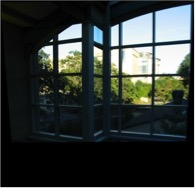
#> input picture lesson11/imgs/11_img1.jpg, 195 x 188 px
$ jupyter execute --allow-errors ImageBlend.ipynb   (shell and % lines are left out)
#> lines starting #> are read from the running program, lines starting #| are printed output that depends on the picture
[cell 1]
from PIL import Image
import numpy as np
import matplotlib.pyplot as plt
import cv2
from skimage.io import imread
from scipy.fftpack import ifftn, fft2, ifft2
import matplotlib.pyplot as plt
import matplotlib.cm as cm
import cmath
import warnings
warnings.filterwarnings(action='ignore')

[cell 2]
img1=cv2.imread('./imgs/11_img1.jpg')[:,:,::-1]
img2=cv2.imread('./imgs/12_img2.jpg')[:,:,::-1]
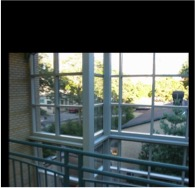
#> input picture lesson11/imgs/12_img2.jpg, 195 x 188 px
plt.figure(figsize=(10,5))
plt.subplot(1,2,1)
plt.title("img1")
plt.imshow(img1,cmap=cm.gray)
plt.subplot(1,2,2)
plt.title("img2")
plt.imshow(img2,cmap=cm.gray)
plt.show()

[cell 3]
img1Gray=cv2.cvtColor(img1, cv2.COLOR_RGB2GRAY)
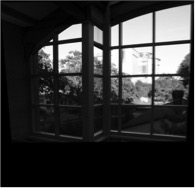
#> img1Gray: shape (188, 195); min 0, max 255, mean 53.8
imgDist1=cv2.distanceTransform(img1Gray, distanceType=cv2.DIST_L2, maskSize=5)
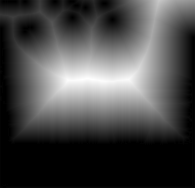
#> imgDist1: shape (188, 195) float32; min 0, max 63.97, mean 18.2; drawn with min black and max white
img2Gray=cv2.cvtColor(img2, cv2.COLOR_RGB2GRAY)
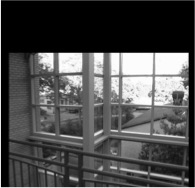
#> img2Gray: shape (188, 195); min 0, max 255, mean 77
imgDist2=cv2.distanceTransform(img2Gray, distanceType=cv2.DIST_L2, maskSize=5)
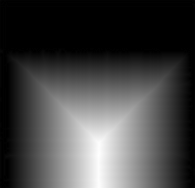
#> imgDist2: shape (188, 195) float32; min 0, max 91.98, mean 24.4; drawn with min black and max white

plt.figure(figsize=(10,5))
plt.subplot(1,2,1)
plt.imshow(imgDist1, cmap="gray")
plt.title("dist1")
plt.subplot(1,2,2)
plt.imshow(imgDist2, cmap="gray")
plt.title("dist2")
plt.show()

[cell 4]
imgAlpha = imgDist1/(imgDist1+imgDist2+1e-5)
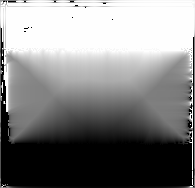
#> imgAlpha: shape (188, 195) float32; min 0, max 1, mean 0.511
plt.imshow(imgAlpha, cmap="gray")
plt.show()

[cell 5]
imgBlend12 = img1.copy()
for c in range(3):
    imgBlend12[:,:,c]=img1[:,:,c] * imgAlpha + img2[:,:,c]*(1-imgAlpha)
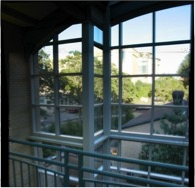
#> imgBlend12: shape (188, 195, 3); mean R, G, B 77.3, 88.2, 87.2

plt.figure(figsize=(10,10))
plt.imshow(imgBlend12, cmap="gray")
plt.show()

[cell 6]
imgApple=cv2.imread("./imgs/13_apple.png")[:,:,::-1]
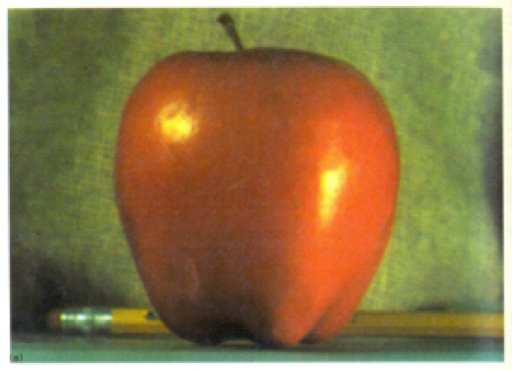
#> input picture lesson11/imgs/13_apple.png, 512 x 371 px
imgOrange=cv2.imread("./imgs/14_orange.png")[:,:,::-1]
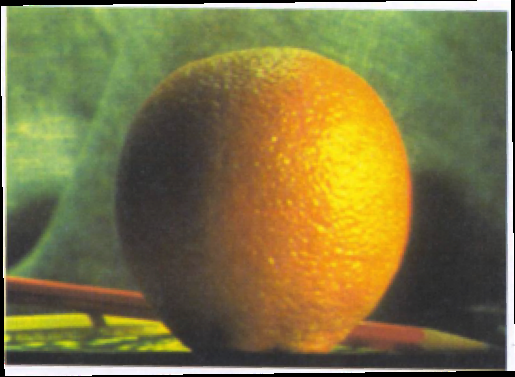
#> input picture lesson11/imgs/14_orange.png, 515 x 377 px
imgOrange=imgOrange[3:-3, 1:-2]
#> imgOrange: shape (371, 512, 3)
plt.figure(figsize=(10,5))
plt.subplot(1,2,1)
plt.title("imgApple")
plt.imshow(imgApple,cmap=cm.gray)
plt.subplot(1,2,2)
plt.title("imgOrange")
plt.imshow(imgOrange,cmap=cm.gray)
plt.show()

[cell 7]
imgAppleMask=np.ones(imgApple.shape[0:2], np.uint8)*255
imgOrangeMask=np.ones(imgOrange.shape[0:2], np.uint8)*255
imgAppleMask[:,250:-1]=0
imgOrangeMask[:,0:250]=0
plt.figure(figsize=(10,5))
plt.subplot(1,2,1)
plt.title("imgAppleMask")
plt.imshow(imgAppleMask,cmap=cm.gray)
plt.subplot(1,2,2)
plt.title("imgOrangeMask")
plt.imshow(imgOrangeMask,cmap=cm.gray)
plt.show()
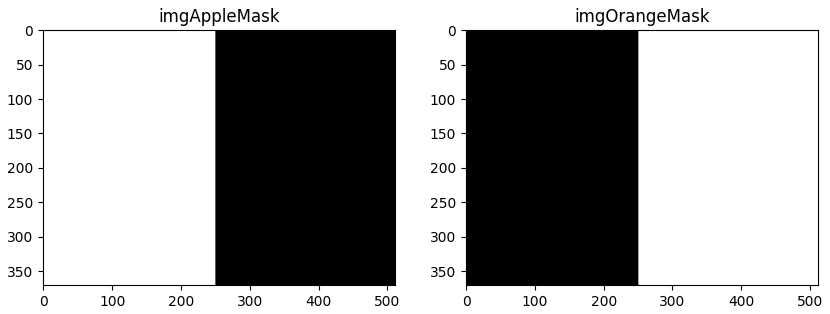
#> figure drawn by matplotlib, 2 panels
